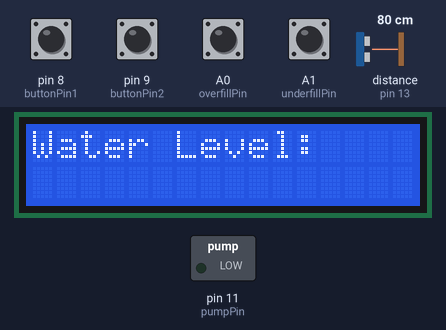
Recording of a sketch running on a simulated Arduino Uno, built with avr-gcc and run on an emulated ATmega328P. Shown: 16×2 character LCD, switched loads named in the sketch (green lamp = pin HIGH). The inputs (shaded band) are chosen by the test bench; at power-on: A0 (overfillPin), A1 (underfillPin), pin 8 (buttonPin1), pin 9 (buttonPin2) HIGH, distance to the obstacle (sensor on pin 13) 80 cm. The echo pulse lasts 58.3 µs per cm; pins used as bus, display or sensor lines are not drawn; what the sketch prints to the serial monitor is not drawn.

Above: at 1.2 s.
1.3 s: pin 9 (buttonPin2) pulled LOW for 0.15 s
At 1.9 s:
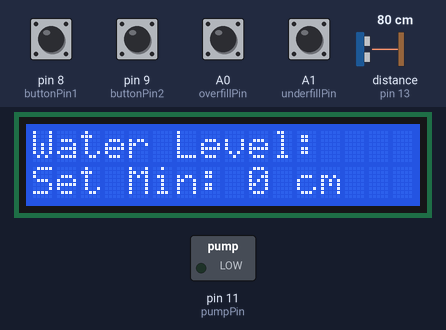
2.9 s: pin 9 (buttonPin2) pulled LOW for 1 s
At 3.2 s:
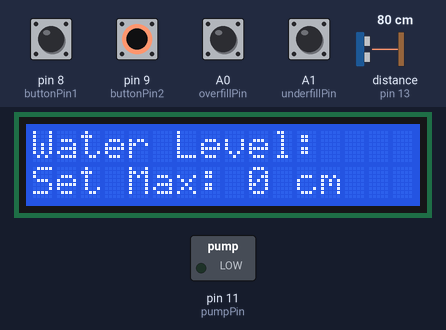
5.4 s: pin 9 (buttonPin2) pulled LOW for 0.15 s
At 6.2 s:
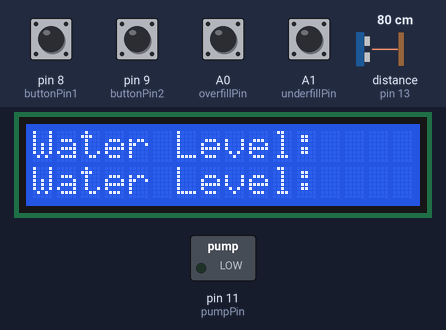
7.0 s: A0 (overfillPin) pulled LOW for 0.15 s
At 8.3 s:
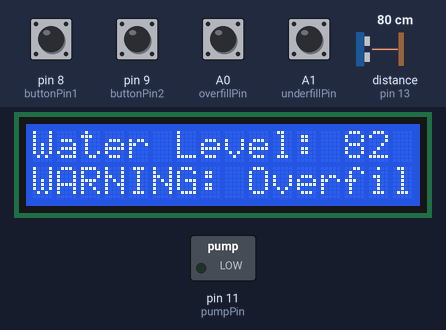
8.6 s: pin 9 (buttonPin2) pulled LOW for 0.15 s
At 9.8 s:
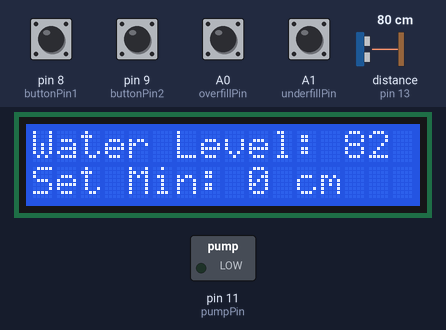
10.2 s: pin 9 (buttonPin2) pulled LOW for 1 s
At 11.2 s:
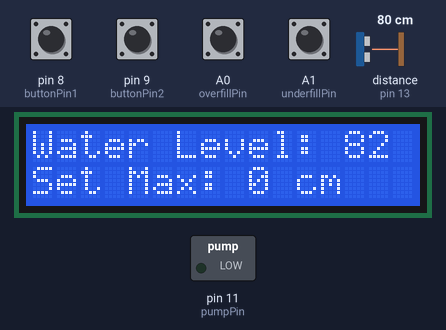
Timing chart, 0 to 13.2 s (numbered marks = the images above; inputs shaded):
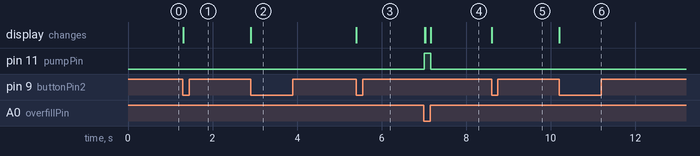

The sketch:

Total_System_Code.ino
```cpp
// Set CorrectionFactor from calibration
const float correctionFactor = 1.039492908; //CorrectionFactor

#include <LiquidCrystal.h>
// Initialize the LCD pins and connect to Arduino
const int rs = 2, en = 3, d4 = 4, d5 = 5, d6 = 6, d7 = 7;
LiquidCrystal lcd(rs, en, d4, d5, d6, d7);

// Pin definitions
const int trigPin = 12;
const int echoPin = 13;
const int pumpPin = 11;
const int buttonPin1 = 8;  // Button to set min/max
const int buttonPin2 = 9;  // Button to switch modes

// Define float pin numbers
const int overfillPin = A0;  // High-level float switch pin (overfill)
const int underfillPin = A1; // Low-level float switch pin (underfill)

// Variables
int minLevel = 0;  // Minimum level
int maxLevel = 0;  // Maximum level
int currentLevel = 0;  // Current water level
bool settingMin = false;  // Is in setting min mode
bool settingMax = false;  // Is in setting max mode
bool inSettingMode = false; // Is in setting mode
bool pumpActive = false; // Is the pump currently active

// Timing variables
unsigned long lastReadTime = 0;  // Time of the last ultrasonic reading
unsigned long readInterval = 5000; // 5.0 seconds
unsigned long buttonPressTime = 0;
bool button1Pressed = false;
bool button2Pressed = false;

void setup() {
  // Setup pins
  pinMode(trigPin, OUTPUT);
  pinMode(echoPin, INPUT);
  pinMode(pumpPin, OUTPUT);
  pinMode(buttonPin1, INPUT_PULLUP);
  pinMode(buttonPin2, INPUT_PULLUP);
  pinMode(overfillPin, INPUT_PULLUP); // High-level float switch (overfill)
  pinMode(underfillPin, INPUT_PULLUP); // Low-level float switch (underfill)

  // Initialize LCD
  lcd.begin(16, 2);
  lcd.print("Water Level:");

  // Initialize Serial Monitor
  Serial.begin(9600); // Start serial communication at 9600 baud rate
}

void loop() {
  unsigned long currentTime = millis();

  // Read the state of the float switches
  bool overfillTriggered = digitalRead(overfillPin) == HIGH; // Active when triggered (assuming HIGH when triggered)
  bool underfillTriggered = digitalRead(underfillPin) == LOW; // Active when triggered (assuming LOW when triggered)

  // If the overfill switch is triggered (water is at high level)
  if (overfillTriggered && pumpActive) {
    digitalWrite(pumpPin, LOW); // Turn off the pump
    pumpActive = false;
    lcd.setCursor(0, 1);
    lcd.print("WARNING: Overfill");
    Serial.println("WARNING: Overfill, pump turned off");
  }

  // If the underfill switch is triggered (water is at low level)
  if (underfillTriggered && pumpActive) {
    digitalWrite(pumpPin, LOW); // Turn off the pump
    pumpActive = false;
    lcd.setCursor(0, 1);
    lcd.print("WARNING: Underfill");
    Serial.println("WARNING: Underfill, pump turned off");
  }

  // Read water level based on pump state or interval time if float switches are not triggered
  if (!overfillTriggered && !underfillTriggered) {
    if (pumpActive || (currentTime - lastReadTime >= readInterval)) {
      currentLevel = readUltrasonicDistance();
      lastReadTime = currentTime;

      // Display current water level on LCD
      if (!inSettingMode) {
        lcd.setCursor(0, 0);
        lcd.print("Water Level: ");
        lcd.print(currentLevel);
        lcd.print(" cm    "); // Clear extra characters

        lcd.setCursor(0, 1);
        lcd.print("PUMP: ");
        lcd.print(pumpActive ? "ON " : "OFF");
      }

      // Serial print water level, pump status, and timestamp
      Serial.print("Time: ");
      Serial.print(currentTime);  // Print timestamp in milliseconds
      Serial.print(" ms, Water Level: ");
      Serial.print(currentLevel);
      Serial.print(" cm, Pump: ");
      Serial.println(pumpActive ? "ON" : "OFF");

      // Control the pump based on water level
      if (pumpActive && currentLevel <= minLevel) {
        digitalWrite(pumpPin, LOW);  // Turn off pump
        pumpActive = false;
        Serial.println("Pump turned off: below min level");
      } else if (!pumpActive && currentLevel >= maxLevel) {
        digitalWrite(pumpPin, HIGH); // Turn on pump
        pumpActive = true;
        Serial.println("Pump turned on: above max level");
      }
    }
  }

  // Check button states for setting min/max levels
  if (digitalRead(buttonPin1) == LOW) {
    if (!button1Pressed) {
      button1Pressed = true;
      if (inSettingMode) {
        if (settingMin) {
          minLevel++;
          lcd.setCursor(0, 1);
          lcd.print("Set Min: ");
          lcd.print(minLevel);
          lcd.print(" cm      ");
        } else if (settingMax) {
          maxLevel++;
          lcd.setCursor(0, 1);
          lcd.print("Set Max: ");
          lcd.print(maxLevel);
          lcd.print(" cm      ");
        }
      }
    }
  } else {
    button1Pressed = false;
  }

  if (digitalRead(buttonPin2) == LOW) {
    if (!button2Pressed) {
      button2Pressed = true;
      if (!inSettingMode) {
        inSettingMode = true;
        settingMin = true;
        minLevel = 0;
        lcd.setCursor(0, 1);
        lcd.print("Set Min: 0 cm");
      } else if (settingMin) {
        settingMin = false;
        settingMax = true;
        maxLevel = 0;
        lcd.setCursor(0, 1);
        lcd.print("Set Max: 0 cm");
      } else if (settingMax) {
        settingMax = false;
        inSettingMode = false;
        lcd.setCursor(0, 1);
        lcd.print("Water Level: ");
      }
    }
  } else {
    button2Pressed = false;
  }

  // Reset display if in setting mode
  if (inSettingMode) {
    if (settingMin) {
      lcd.setCursor(0, 1);
      lcd.print("Set Min: ");
      lcd.print(minLevel);
      lcd.print(" cm      ");
    } else if (settingMax) {
      lcd.setCursor(0, 1);
      lcd.print("Set Max: ");
      lcd.print(maxLevel);
      lcd.print(" cm      ");
    }
  }
}

// Function to read the distance from the ultrasonic sensor
int readUltrasonicDistance() {
  long duration, distance;
  digitalWrite(trigPin, LOW);
  delayMicroseconds(2);
  digitalWrite(trigPin, HIGH);
  delayMicroseconds(10);
  digitalWrite(trigPin, LOW);
  duration = pulseIn(echoPin, HIGH);
  distance = (duration * 0.034) / 2; // Calculate distance in cm
  return distance * correctionFactor; // Apply correction factor
}
```

Measured:
- after the input at 1.3 s, the display: changes at once (image 1)
- after the input at 2.9 s, the display: changes at once (image 2)
- after the input at 5.4 s, the display: changes at once (image 3)
- after the input at 7.0 s, pin 11 (pumpPin): LOW → HIGH at once, → LOW 0.15 s later; the display: first changes at once (image 4 shows a later state)
- after the input at 8.6 s, the display: changes at once (image 5)
- after the input at 10.2 s, the display: changes at once (image 6)
